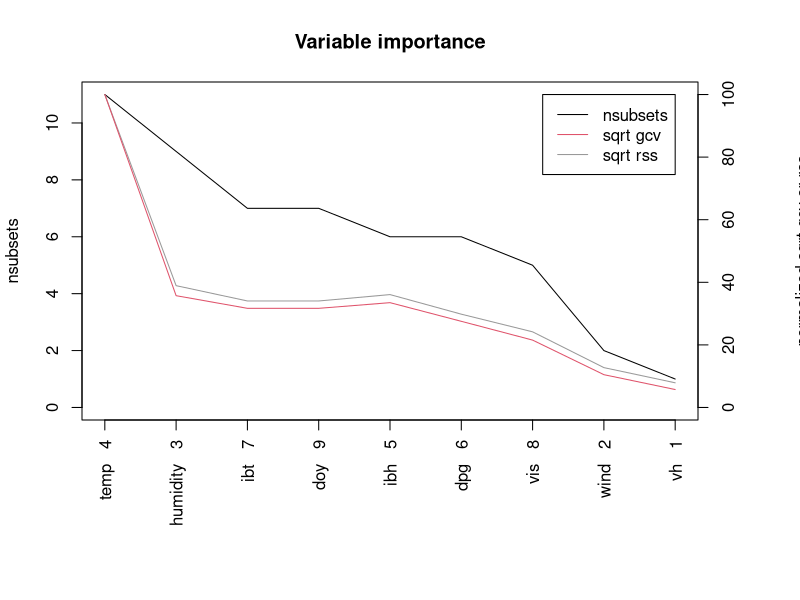

Here is the R script that generated this plot:
library(earth)


### Name: evimp
### Title: Estimate variable importances in an earth object
### Aliases: evimp
### Keywords: models

### ** Examples

data(ozone1)
earth.mod <- earth(O3 ~ ., data=ozone1, degree=2)
ev <- evimp(earth.mod, trim=FALSE)
plot(ev)
print(ev)
